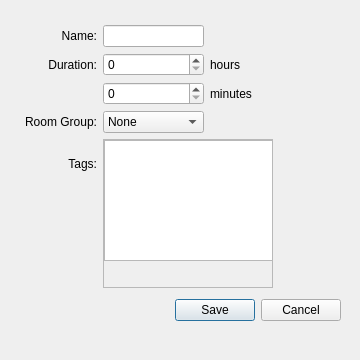
<?xml version="1.0" encoding="UTF-8"?>
<ui version="4.0">
 <class>EventCreateWindow</class>
 <widget class="QDialog" name="EventCreateWindow">
  <property name="windowModality">
   <enum>Qt::WindowModal</enum>
  </property>
  <property name="geometry">
   <rect>
    <x>0</x>
    <y>0</y>
    <width>360</width>
    <height>360</height>
   </rect>
  </property>
  <property name="sizePolicy">
   <sizepolicy hsizetype="Fixed" vsizetype="Fixed">
    <horstretch>0</horstretch>
    <verstretch>0</verstretch>
   </sizepolicy>
  </property>
  <property name="minimumSize">
   <size>
    <width>360</width>
    <height>360</height>
   </size>
  </property>
  <property name="maximumSize">
   <size>
    <width>360</width>
    <height>360</height>
   </size>
  </property>
  <property name="windowTitle">
   <string>Create New Event</string>
  </property>
  <widget class="QWidget" name="verticalLayoutWidget">
   <property name="geometry">
    <rect>
     <x>20</x>
     <y>20</y>
     <width>321</width>
     <height>311</height>
    </rect>
   </property>
   <layout class="QVBoxLayout" name="verticalLayout">
    <property name="bottomMargin">
     <number>10</number>
    </property>
    <item>
     <layout class="QGridLayout" name="gridLayout">
      <property name="sizeConstraint">
       <enum>QLayout::SetDefaultConstraint</enum>
      </property>
      <property name="leftMargin">
       <number>5</number>
      </property>
      <property name="topMargin">
       <number>5</number>
      </property>
      <property name="rightMargin">
       <number>5</number>
      </property>
      <property name="bottomMargin">
       <number>5</number>
      </property>
      <item row="1" column="1">
       <widget class="QSpinBox" name="FieldHours"/>
      </item>
      <item row="2" column="1">
       <widget class="QSpinBox" name="FieldMinutes"/>
      </item>
      <item row="3" column="2">
       <spacer name="horizontalSpacer">
        <property name="orientation">
         <enum>Qt::Horizontal</enum>
        </property>
        <property name="sizeType">
         <enum>QSizePolicy::Maximum</enum>
        </property>
        <property name="sizeHint" stdset="0">
         <size>
          <width>70</width>
          <height>20</height>
         </size>
        </property>
       </spacer>
      </item>
      <item row="3" column="0">
       <widget class="QLabel" name="LabelRoomGroup">
        <property name="text">
         <string>Room Group:</string>
        </property>
        <property name="alignment">
         <set>Qt::AlignRight|Qt::AlignTrailing|Qt::AlignVCenter</set>
        </property>
       </widget>
      </item>
      <item row="0" column="0">
       <widget class="QLabel" name="LabelName">
        <property name="text">
         <string>Name:</string>
        </property>
        <property name="alignment">
         <set>Qt::AlignRight|Qt::AlignTrailing|Qt::AlignVCenter</set>
        </property>
       </widget>
      </item>
      <item row="0" column="1">
       <widget class="QLineEdit" name="FieldName"/>
      </item>
      <item row="1" column="2">
       <widget class="QLabel" name="LabelHours">
        <property name="text">
         <string>hours</string>
        </property>
       </widget>
      </item>
      <item row="1" column="0">
       <widget class="QLabel" name="LabelDuration">
        <property name="text">
         <string>Duration:</string>
        </property>
        <property name="alignment">
         <set>Qt::AlignRight|Qt::AlignTrailing|Qt::AlignVCenter</set>
        </property>
       </widget>
      </item>
      <item row="3" column="1">
       <widget class="QComboBox" name="MenuRoomGroup">
        <item>
         <property name="text">
          <string>None</string>
         </property>
        </item>
       </widget>
      </item>
      <item row="3" column="3">
       <spacer name="horizontalSpacer_2">
        <property name="orientation">
         <enum>Qt::Horizontal</enum>
        </property>
        <property name="sizeType">
         <enum>QSizePolicy::Maximum</enum>
        </property>
        <property name="sizeHint" stdset="0">
         <size>
          <width>70</width>
          <height>20</height>
         </size>
        </property>
       </spacer>
      </item>
      <item row="2" column="2">
       <widget class="QLabel" name="LabelMinutes">
        <property name="text">
         <string>minutes</string>
        </property>
       </widget>
      </item>
      <item row="4" column="0">
       <widget class="QLabel" name="LabelTags">
        <property name="text">
         <string>Tags:</string>
        </property>
        <property name="alignment">
         <set>Qt::AlignRight|Qt::AlignTrailing|Qt::AlignVCenter</set>
        </property>
       </widget>
      </item>
      <item row="6" column="0">
       <spacer name="verticalSpacer_3">
        <property name="orientation">
         <enum>Qt::Vertical</enum>
        </property>
        <property name="sizeType">
         <enum>QSizePolicy::Maximum</enum>
        </property>
        <property name="sizeHint" stdset="0">
         <size>
          <width>20</width>
          <height>40</height>
         </size>
        </property>
       </spacer>
      </item>
      <item row="4" column="1" rowspan="3" colspan="2">
       <widget class="QScrollArea" name="scrollArea">
        <property name="widgetResizable">
         <bool>true</bool>
        </property>
        <widget class="QWidget" name="scrollAreaWidgetContents">
         <property name="geometry">
          <rect>
           <x>0</x>
           <y>0</y>
           <width>154</width>
           <height>119</height>
          </rect>
         </property>
         <widget class="QListWidget" name="ListTags">
          <property name="geometry">
           <rect>
            <x>0</x>
            <y>0</y>
            <width>181</width>
            <height>121</height>
           </rect>
          </property>
         </widget>
        </widget>
       </widget>
      </item>
      <item row="5" column="0">
       <spacer name="verticalSpacer_4">
        <property name="orientation">
         <enum>Qt::Vertical</enum>
        </property>
        <property name="sizeType">
         <enum>QSizePolicy::Maximum</enum>
        </property>
        <property name="sizeHint" stdset="0">
         <size>
          <width>20</width>
          <height>40</height>
         </size>
        </property>
       </spacer>
      </item>
     </layout>
    </item>
    <item>
     <widget class="QDialogButtonBox" name="buttonBox">
      <property name="standardButtons">
       <set>QDialogButtonBox::Cancel|QDialogButtonBox::Save</set>
      </property>
     </widget>
    </item>
   </layout>
  </widget>
 </widget>
 <resources/>
 <connections/>
</ui>
